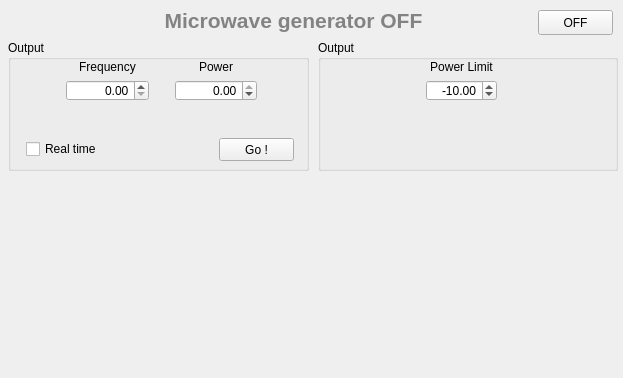
<?xml version="1.0" encoding="UTF-8"?>
<ui version="4.0">
 <class>SUiCpRSSMA100A</class>
 <widget class="QWidget" name="SUiCpRSSMA100A">
  <property name="geometry">
   <rect>
    <x>0</x>
    <y>0</y>
    <width>623</width>
    <height>378</height>
   </rect>
  </property>
  <property name="windowTitle">
   <string>Form</string>
  </property>
  <widget class="QGroupBox" name="gbxSaFreq_3">
   <property name="geometry">
    <rect>
     <x>318</x>
     <y>40</y>
     <width>300</width>
     <height>131</height>
    </rect>
   </property>
   <property name="title">
    <string>Output</string>
   </property>
   <widget class="QWidget" name="gridLayoutWidget_9">
    <property name="geometry">
     <rect>
      <x>108</x>
      <y>20</y>
      <width>71</width>
      <height>41</height>
     </rect>
    </property>
    <layout class="QGridLayout" name="gridLayout_11">
     <item row="0" column="0">
      <widget class="QLabel" name="lblMwPowerLimit">
       <property name="text">
        <string>Power Limit</string>
       </property>
       <property name="alignment">
        <set>Qt::AlignBottom|Qt::AlignHCenter</set>
       </property>
      </widget>
     </item>
     <item row="1" column="0">
      <widget class="QTechSpinBox" name="dsbMwPowerLimit">
       <property name="toolTip">
        <string>Power of the microwave in dBm</string>
       </property>
       <property name="alignment">
        <set>Qt::AlignRight|Qt::AlignTrailing|Qt::AlignVCenter</set>
       </property>
       <property name="minimum">
        <double>-135.000000000000000</double>
       </property>
       <property name="maximum">
        <double>0.000000000000000</double>
       </property>
       <property name="value">
        <double>-10.000000000000000</double>
       </property>
      </widget>
     </item>
    </layout>
   </widget>
  </widget>
  <widget class="SUiLblLed" name="ledMw">
   <property name="geometry">
    <rect>
     <x>8</x>
     <y>10</y>
     <width>25</width>
     <height>25</height>
    </rect>
   </property>
   <property name="sizePolicy">
    <sizepolicy hsizetype="Fixed" vsizetype="Fixed">
     <horstretch>0</horstretch>
     <verstretch>0</verstretch>
    </sizepolicy>
   </property>
   <property name="minimumSize">
    <size>
     <width>25</width>
     <height>25</height>
    </size>
   </property>
   <property name="maximumSize">
    <size>
     <width>25</width>
     <height>25</height>
    </size>
   </property>
   <property name="text">
    <string>
&lt;img src=&quot;:/led/circle_grey.png&quot; width=&quot;25&quot; height=&quot;25&quot;/&gt;</string>
   </property>
   <property name="textFormat">
    <enum>Qt::RichText</enum>
   </property>
  </widget>
  <widget class="QPushButton" name="cmdMwOnOff">
   <property name="geometry">
    <rect>
     <x>538</x>
     <y>10</y>
     <width>75</width>
     <height>25</height>
    </rect>
   </property>
   <property name="text">
    <string>OFF</string>
   </property>
   <property name="checkable">
    <bool>true</bool>
   </property>
  </widget>
  <widget class="QGroupBox" name="gbxSaFreq_2">
   <property name="geometry">
    <rect>
     <x>8</x>
     <y>40</y>
     <width>301</width>
     <height>131</height>
    </rect>
   </property>
   <property name="title">
    <string>Output</string>
   </property>
   <widget class="QWidget" name="gridLayoutWidget_6">
    <property name="geometry">
     <rect>
      <x>58</x>
      <y>20</y>
      <width>191</width>
      <height>41</height>
     </rect>
    </property>
    <layout class="QGridLayout" name="gridLayout_6">
     <item row="1" column="1">
      <spacer name="horizontalSpacer_3">
       <property name="orientation">
        <enum>Qt::Horizontal</enum>
       </property>
       <property name="sizeType">
        <enum>QSizePolicy::Minimum</enum>
       </property>
       <property name="sizeHint" stdset="0">
        <size>
         <width>20</width>
         <height>20</height>
        </size>
       </property>
      </spacer>
     </item>
     <item row="0" column="0">
      <widget class="QLabel" name="lblMwFreq">
       <property name="text">
        <string>Frequency</string>
       </property>
       <property name="alignment">
        <set>Qt::AlignBottom|Qt::AlignHCenter</set>
       </property>
      </widget>
     </item>
     <item row="0" column="2">
      <widget class="QLabel" name="lblMwPower">
       <property name="text">
        <string>Power</string>
       </property>
       <property name="alignment">
        <set>Qt::AlignBottom|Qt::AlignHCenter</set>
       </property>
      </widget>
     </item>
     <item row="1" column="2">
      <widget class="QTechSpinBox" name="dsbMwPower">
       <property name="toolTip">
        <string>Power of the microwave in dBm</string>
       </property>
       <property name="alignment">
        <set>Qt::AlignRight|Qt::AlignTrailing|Qt::AlignVCenter</set>
       </property>
       <property name="minimum">
        <double>-135.000000000000000</double>
       </property>
       <property name="maximum">
        <double>0.000000000000000</double>
       </property>
      </widget>
     </item>
     <item row="1" column="0">
      <widget class="QTechSpinBox" name="dsbMwFreq">
       <property name="toolTip">
        <string>Frequency of the microwave in Hz</string>
       </property>
       <property name="alignment">
        <set>Qt::AlignRight|Qt::AlignTrailing|Qt::AlignVCenter</set>
       </property>
      </widget>
     </item>
    </layout>
   </widget>
   <widget class="QPushButton" name="cmdMwGo">
    <property name="geometry">
     <rect>
      <x>211</x>
      <y>98</y>
      <width>75</width>
      <height>23</height>
     </rect>
    </property>
    <property name="text">
     <string>Go !</string>
    </property>
   </widget>
   <widget class="QCheckBox" name="chkbxMwRealTime">
    <property name="geometry">
     <rect>
      <x>18</x>
      <y>100</y>
      <width>71</width>
      <height>18</height>
     </rect>
    </property>
    <property name="text">
     <string>Real time ?</string>
    </property>
   </widget>
  </widget>
  <widget class="QLabel" name="lblMwState">
   <property name="geometry">
    <rect>
     <x>48</x>
     <y>5</y>
     <width>491</width>
     <height>31</height>
    </rect>
   </property>
   <property name="font">
    <font>
     <pointsize>16</pointsize>
     <weight>75</weight>
     <bold>true</bold>
    </font>
   </property>
   <property name="text">
    <string notr="true">&lt;!DOCTYPE HTML PUBLIC &quot;-//W3C//DTD HTML 4.0//EN&quot; &quot;http://www.w3.org/TR/REC-html40/strict.dtd&quot;&gt;
&lt;html&gt;&lt;head&gt;&lt;meta name=&quot;qrichtext&quot; content=&quot;1&quot; /&gt;&lt;style type=&quot;text/css&quot;&gt;
p, li { white-space: pre-wrap; }
&lt;/style&gt;&lt;/head&gt;&lt;body style=&quot; font-family:'MS Shell Dlg 2'; font-size:8.25pt; font-weight:400; font-style:normal;&quot;&gt;
&lt;p align=&quot;center&quot; style=&quot; margin-top:0px; margin-bottom:0px; margin-left:0px; margin-right:0px; -qt-block-indent:0; text-indent:0px;&quot;&gt;&lt;span style=&quot; font-size:16pt; font-weight:600; color:#838383;&quot;&gt;Microwave generator OFF&lt;/span&gt;&lt;/p&gt;&lt;/body&gt;&lt;/html&gt;</string>
   </property>
  </widget>
  <widget class="QLabel" name="label">
   <property name="geometry">
    <rect>
     <x>80</x>
     <y>190</y>
     <width>486</width>
     <height>171</height>
    </rect>
   </property>
   <property name="text">
    <string>&lt;!DOCTYPE HTML PUBLIC &quot;-//W3C//DTD HTML 4.0//EN&quot; &quot;http://www.w3.org/TR/REC-html40/strict.dtd&quot;&gt;
&lt;html&gt;&lt;head&gt;&lt;meta name=&quot;qrichtext&quot; content=&quot;1&quot; /&gt;&lt;style type=&quot;text/css&quot;&gt;
p, li { white-space: pre-wrap; }
&lt;/style&gt;&lt;/head&gt;&lt;body style=&quot; font-family:'MS Shell Dlg 2'; font-size:8.25pt; font-weight:400; font-style:normal;&quot;&gt;
&lt;p style=&quot; margin-top:0px; margin-bottom:0px; margin-left:0px; margin-right:0px; -qt-block-indent:0; text-indent:0px;&quot;&gt;&lt;img src=&quot;:/image/RSSMA100A.png&quot; height=150 /&gt;&lt;/p&gt;&lt;/body&gt;&lt;/html&gt;</string>
   </property>
  </widget>
 </widget>
 <customwidgets>
  <customwidget>
   <class>SUiLblLed</class>
   <extends>QLabel</extends>
   <header location="global">SDK/SUi/SUiLblLed.h</header>
  </customwidget>
  <customwidget>
   <class>QTechSpinBox</class>
   <extends>QDoubleSpinBox</extends>
   <header location="global">SDK/SUi/QTechSpinBox.h</header>
  </customwidget>
 </customwidgets>
 <resources>
  <include location="image.qrc"/>
 </resources>
 <connections/>
</ui>
